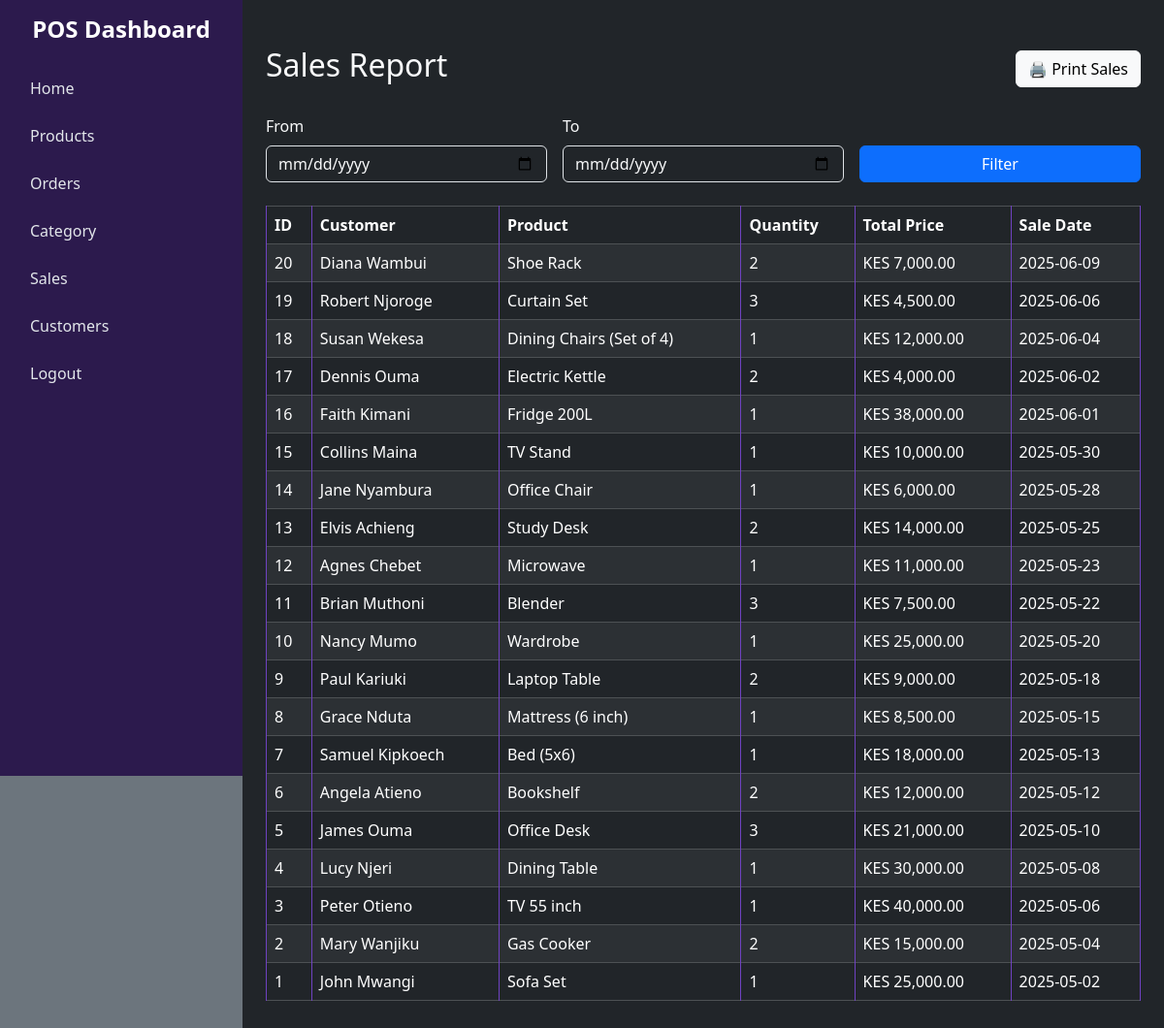
/dash/sales.php (signed in), run on the app's committed database.
### tables this page shows
CREATE TABLE `sales` (
  `id` int(11) NOT NULL,
  `customer_name` varchar(100) DEFAULT NULL,
  `product_name` varchar(100) DEFAULT NULL,
  `quantity` int(11) DEFAULT NULL,
  `total_price` decimal(10,2) DEFAULT NULL,
  `sale_date` date DEFAULT NULL
);

### dash/sales.php (the view, shortened to what this page needs)
<?php
include '../db.php';
$start_date = $_GET['start_date'] ?? '';
$end_date = $_GET['end_date'] ?? '';
$query = "SELECT * FROM sales";
$query .= " ORDER BY sale_date DESC";
$sales_result = $conn->query($query);
?>
<!DOCTYPE html>
<html lang="en">
<head>
    <link href="../bootstrap/css/bootstrap.min.css" rel="stylesheet">
    <link rel="stylesheet" href="dash.css">
</head>
<body class="bg-dark text-light">
    <div class="d-flex">
        <div class="bg-secondary text-white p-3" style="width: 250px; min-height: 100vh;">
        </div>
        <div class="flex-grow-1 p-4">
            <div class="d-flex justify-content-between align-items-center mb-4">
                <h2>Sales Report</h2>
                <button onclick="printSalesTable()" class="btn btn-light no-print">🖨️ Print Sales</button>
            </div>
            <form class="row g-3 mb-4 no-print" method="GET">
                <div class="col-md-4">
                    <label class="form-label">From</label>
                    <input type="date" name="start_date" class="form-control bg-dark text-light" value="<?php echo htmlspecialchars($start_date); ?>">
                </div>
                <div class="col-md-4">
                    <label class="form-label">To</label>
                    <input type="date" name="end_date" class="form-control bg-dark text-light" value="<?php echo htmlspecialchars($end_date); ?>">
                </div>
                <div class="col-md-4 d-flex align-items-end">
                    <button type="submit" class="btn btn-primary w-100">Filter</button>
                </div>
            </form>
            <div id="printableSales">
                <table class="table table-dark table-bordered table-striped table-hover">
                    <thead>
                        <tr>
                            <th>ID</th>
                            <th>Customer</th>
                            <th>Product</th>
                            <th>Quantity</th>
                            <th>Total Price</th>
                            <th>Sale Date</th>
                        </tr>
                    </thead>
                    <tbody>
                        <?php while ($row = $sales_result->fetch_assoc()): ?>
                            <tr>
                                <td><?php echo $row['id']; ?></td>
                                <td><?php echo htmlspecialchars($row['customer_name']); ?></td>
                                <td><?php echo htmlspecialchars($row['product_name']); ?></td>
                                <td><?php echo $row['quantity']; ?></td>
                                <td>KES <?php echo number_format($row['total_price'], 2); ?></td>
                                <td><?php echo $row['sale_date']; ?></td>
                            </tr>
                        <?php endwhile; ?>
                    </tbody>
                </table>
            </div>
        </div>
    </div>
</body>
</html>

### dash/dash.css (style rules this page uses)
body.bg-dark { background-color: #1a1a1a; color: #e2e6ea; }
.sidebar { width: 250px; min-height: 100vh; background-color: #2c1a4d; position: fixed; top: 0; left: 0; transition: width 0.3s; }
.sidebar h4 { color: #ffffff; font-weight: bold; }
.sidebar .nav-link { color: #e2e6ea; padding: 10px 15px; border-radius: 5px; margin-bottom: 5px; }
.table-dark { background-color: #2c1a4d; }
.table-dark th, .table-dark td { border-color: #6f42c1; }

### data on the page
sales: id "20", customer_name "Diana Wambui", product_name "Shoe Rack", quantity "2", total_price "7,000.00", sale_date "2025-06-09"
sales: id "19", customer_name "Robert Njoroge", product_name "Curtain Set", quantity "3", total_price "4,500.00", sale_date "2025-06-06"
sales: id "18", customer_name "Susan Wekesa", product_name "Dining Chairs (Set of 4)", quantity "1", total_price "12,000.00", sale_date "2025-06-04"
sales: id "17", customer_name "Dennis Ouma", product_name "Electric Kettle", quantity "2", total_price "4,000.00", sale_date "2025-06-02"
sales: id "16", customer_name "Faith Kimani", product_name "Fridge 200L", quantity "1", total_price "38,000.00", sale_date "2025-06-01"
sales: id "15", customer_name "Collins Maina", product_name "TV Stand", quantity "1", total_price "10,000.00", sale_date "2025-05-30"
sales: id "14", customer_name "Jane Nyambura", product_name "Office Chair", quantity "1", total_price "6,000.00", sale_date "2025-05-28"
sales: id "13", customer_name "Elvis Achieng", product_name "Study Desk", quantity "2", total_price "14,000.00", sale_date "2025-05-25"
sales: id "12", customer_name "Agnes Chebet", product_name "Microwave", quantity "1", total_price "11,000.00", sale_date "2025-05-23"
sales: id "11", customer_name "Brian Muthoni", product_name "Blender", quantity "3", total_price "7,500.00", sale_date "2025-05-22"
sales: id "10", customer_name "Nancy Mumo", product_name "Wardrobe", quantity "1", total_price "25,000.00", sale_date "2025-05-20"
sales: id "9", customer_name "Paul Kariuki", product_name "Laptop Table", quantity "2", total_price "9,000.00", sale_date "2025-05-18"
sales: id "8", customer_name "Grace Nduta", product_name "Mattress (6 inch)", quantity "1", total_price "8,500.00", sale_date "2025-05-15"
sales: id "7", customer_name "Samuel Kipkoech", product_name "Bed (5x6)", quantity "1", total_price "18,000.00", sale_date "2025-05-13"
sales: id "6", customer_name "Angela Atieno", product_name "Bookshelf", quantity "2", total_price "12,000.00", sale_date "2025-05-12"
sales: id "5", customer_name "James Ouma", product_name "Office Desk", quantity "3", total_price "21,000.00", sale_date "2025-05-10"
sales: id "4", customer_name "Lucy Njeri", product_name "Dining Table", quantity "1", total_price "30,000.00", sale_date "2025-05-08"
sales: id "3", customer_name "Peter Otieno", product_name "TV 55 inch", quantity "1", total_price "40,000.00", sale_date "2025-05-06"
sales: id "2", customer_name "Mary Wanjiku", product_name "Gas Cooker", quantity "2", total_price "15,000.00", sale_date "2025-05-04"
sales: id "1", customer_name "John Mwangi", product_name "Sofa Set", quantity "1", total_price "25,000.00", sale_date "2025-05-02"
